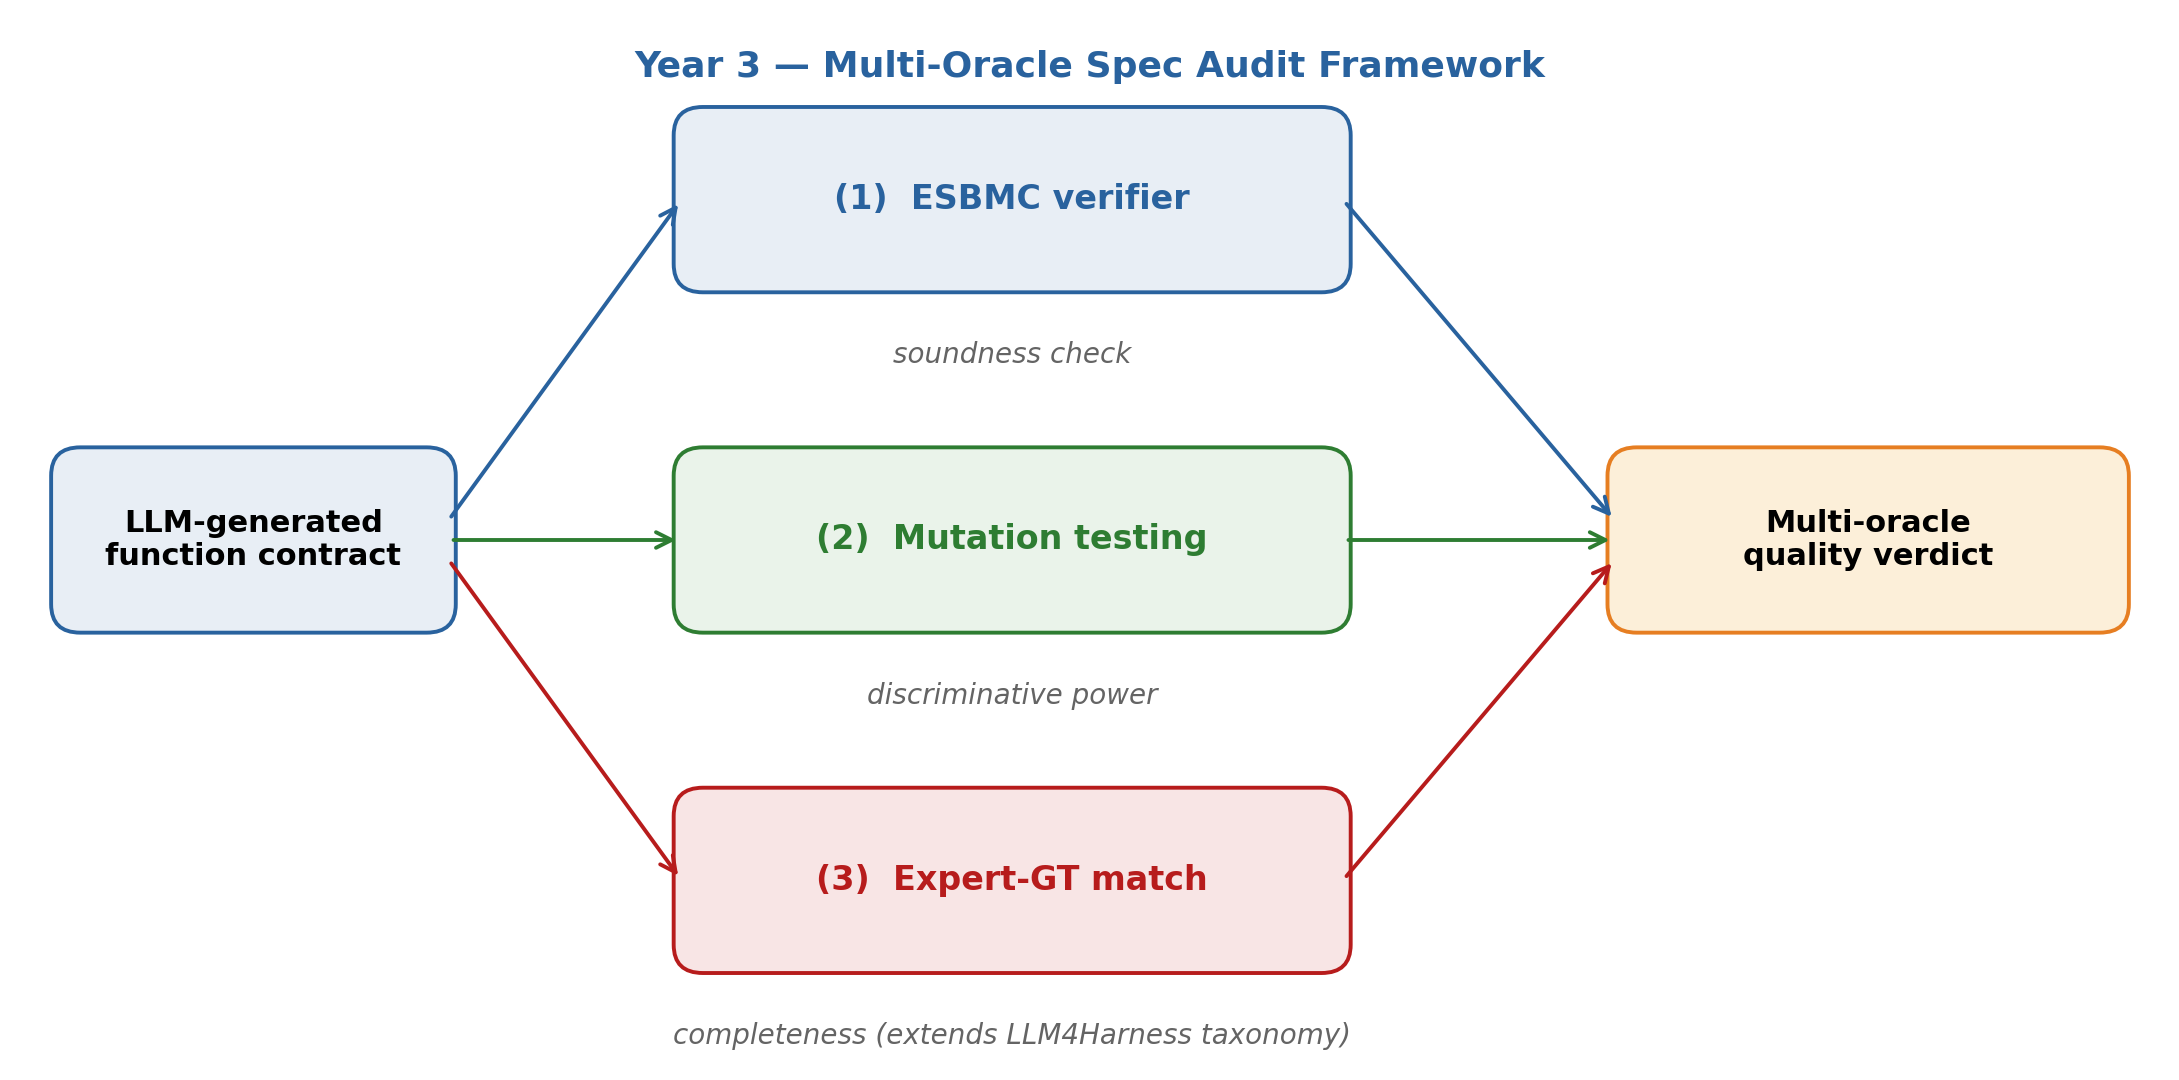

Write the Python code that produced this figure.
"""Multi-oracle architecture diagram for Year 3 plan slide."""
import matplotlib.pyplot as plt
import matplotlib.patches as mpatches
from matplotlib.patches import FancyBboxPatch, FancyArrowPatch

MYBLUE = "#29629E"
MYGREEN = "#2E7D32"
MYRED = "#B71C1C"
MYORANGE = "#E67E22"
MYGRAY = "#646464"

fig, ax = plt.subplots(figsize=(11, 5.5))
ax.set_xlim(0, 11)
ax.set_ylim(0, 5.5)
ax.axis("off")


def box(x, y, w, h, label, fill, edge, fontsize=11, fontweight="normal", textcolor="black"):
    p = FancyBboxPatch(
        (x, y), w, h,
        boxstyle="round,pad=0.04,rounding_size=0.15",
        linewidth=1.4, facecolor=fill, edgecolor=edge,
    )
    ax.add_patch(p)
    ax.text(x + w / 2, y + h / 2, label, ha="center", va="center",
            fontsize=fontsize, fontweight=fontweight, color=textcolor, wrap=True)


def arrow(x1, y1, x2, y2, color="black", lw=1.4, style="->"):
    a = FancyArrowPatch(
        (x1, y1), (x2, y2),
        arrowstyle=style, mutation_scale=14,
        linewidth=lw, color=color,
    )
    ax.add_patch(a)


# Input box (left)
box(0.2, 2.3, 2.0, 0.9,
    "LLM-generated\nfunction contract",
    fill="#E8EEF5", edge=MYBLUE, fontsize=11, fontweight="bold")

# Three oracle boxes (middle)
box(3.4, 4.1, 3.4, 0.9, "(1)  ESBMC verifier",
    fill="#E8EEF5", edge=MYBLUE, fontsize=12, fontweight="bold", textcolor=MYBLUE)
ax.text(5.1, 3.8, "soundness check", ha="center", va="top",
        fontsize=10, style="italic", color=MYGRAY)

box(3.4, 2.3, 3.4, 0.9, "(2)  Mutation testing",
    fill="#EAF3EA", edge=MYGREEN, fontsize=12, fontweight="bold", textcolor=MYGREEN)
ax.text(5.1, 2.0, "discriminative power", ha="center", va="top",
        fontsize=10, style="italic", color=MYGRAY)

box(3.4, 0.5, 3.4, 0.9, "(3)  Expert-GT match",
    fill="#F8E5E5", edge=MYRED, fontsize=12, fontweight="bold", textcolor=MYRED)
ax.text(5.1, 0.2, "completeness (extends LLM4Harness taxonomy)",
        ha="center", va="top", fontsize=10, style="italic", color=MYGRAY)

# Aggregator (right)
box(8.2, 2.3, 2.6, 0.9,
    "Multi-oracle\nquality verdict",
    fill="#FCEFD9", edge=MYORANGE, fontsize=11, fontweight="bold")

# Arrows: input → 3 oracles
arrow(2.2, 2.85, 3.4, 4.55, color=MYBLUE)
arrow(2.2, 2.75, 3.4, 2.75, color=MYGREEN)
arrow(2.2, 2.65, 3.4, 0.95, color=MYRED)

# Arrows: 3 oracles → aggregator
arrow(6.8, 4.55, 8.2, 2.85, color=MYBLUE)
arrow(6.8, 2.75, 8.2, 2.75, color=MYGREEN)
arrow(6.8, 0.95, 8.2, 2.65, color=MYRED)

# Title at top
ax.text(5.5, 5.25, "Year 3 — Multi-Oracle Spec Audit Framework",
        ha="center", va="center", fontsize=13, fontweight="bold", color=MYBLUE)

plt.tight_layout()
plt.savefig("/home/weiqi/Verification/LLM4Harness/experiment_aws_cbmc/figures/multi_oracle.png",
            dpi=200, bbox_inches="tight", facecolor="white")
print("Saved multi_oracle.png")
